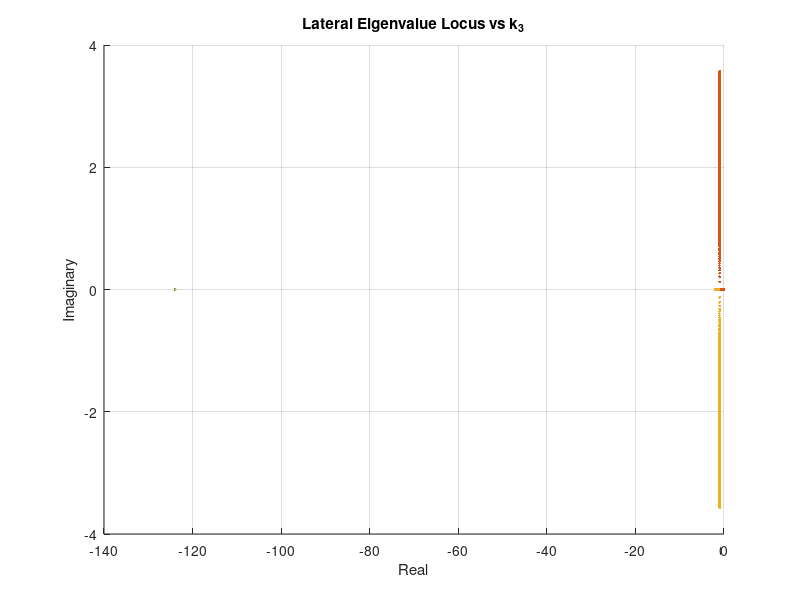
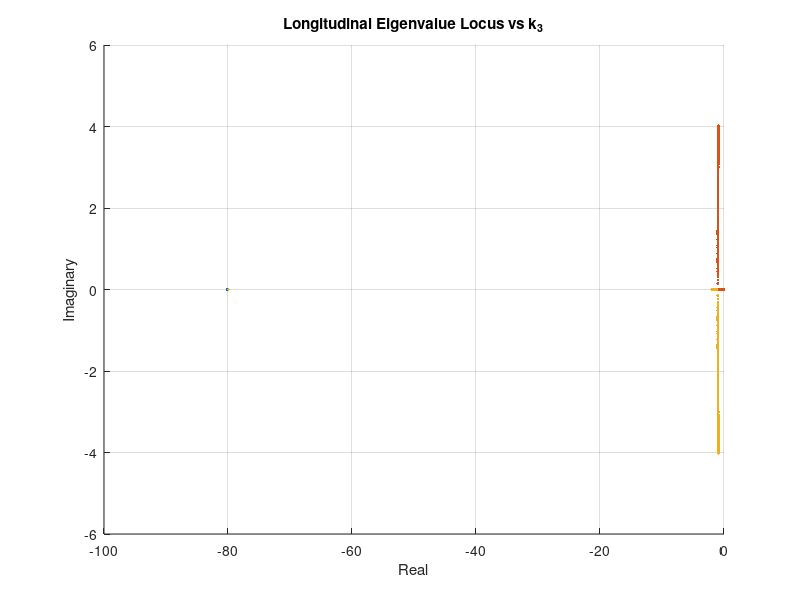

The MATLAB script that drew these images, in order:
%% 3.5

clear; clc; close all;

g  = 9.81;
Ix = 5.8e-5;
Iy = 7.2e-5;

k1_lat = .0073; % CHANGE TO FIT REST OF MODEL
k2_lat = 0.0144; % CHANGE TO FIT REST OF MODEL

k3_lat_values = linspace(0,0.01,500);

eig_store_lat = zeros(length(k3_lat_values),3);

for i = 1:length(k3_lat_values)
    k3 = k3_lat_values(i);

    A_lat = [0      g      0;
             0      0      1;
            -k3/Ix -k2_lat/Ix -k1_lat/Ix];

    eig_store_lat(i,:) = eig(A_lat).';
end

%% --- Plot FULL eigenvalue locus (complex plane) ---
figure
hold on
for i = 1:3
    plot(real(eig_store_lat(:,i)), imag(eig_store_lat(:,i)), '.')
end
grid on
xlabel('Real')
ylabel('Imaginary')
title('Lateral Eigenvalue Locus vs k_3')

%% --- Filter: real eigenvalues only ---
rows_real_lat = all(abs(imag(eig_store_lat)) < 1e-6, 2);
lat_real = eig_store_lat(rows_real_lat, :);
k3_real_lat = k3_lat_values(rows_real_lat);

%% --- Time constant condition: lambda <= -0.8 ---
rows_fast_lat = all(real(lat_real) <= -0.8, 2);
lat_valid = lat_real(rows_fast_lat, :);
k3_valid_lat = k3_real_lat(rows_fast_lat);

disp('Valid k3 (lateral):')
disp(k3_valid_lat')


%% ================= LONGITUDINAL =================

k1_long = .0059; % CHANGE TO FIT REST OF MODEL
k2_long = 0.0116; % CHANGE TO FIT REST OF MODEL

% NOTE: try NEGATIVE k3 for longitudinal (sign matters!)
k3_long_values = linspace(-0.01,0,500);

eig_store_long = zeros(length(k3_long_values),3);

for i = 1:length(k3_long_values)
    k3 = k3_long_values(i);

    A_long = [0      -g      0;
              0       0      1;
             -k3/Iy -k2_long/Iy -k1_long/Iy];

    eig_store_long(i,:) = eig(A_long).';
end

%% Plot locus
figure
hold on
for i = 1:3
    plot(real(eig_store_long(:,i)), imag(eig_store_long(:,i)), '.')
end
grid on
xlabel('Real')
ylabel('Imaginary')
title('Longitudinal Eigenvalue Locus vs k_3')

%% Filter real eigenvalues
rows_real_long = all(abs(imag(eig_store_long)) < 1e-6, 2);
long_real = eig_store_long(rows_real_long, :);
k3_real_long = k3_long_values(rows_real_long);

%% Time constant condition
rows_fast_long = all(real(long_real) <= -0.8, 2);
long_valid = long_real(rows_fast_long, :);
k3_valid_long = k3_real_long(rows_fast_long);

disp('Valid k3 (longitudinal):')
disp(k3_valid_long')
